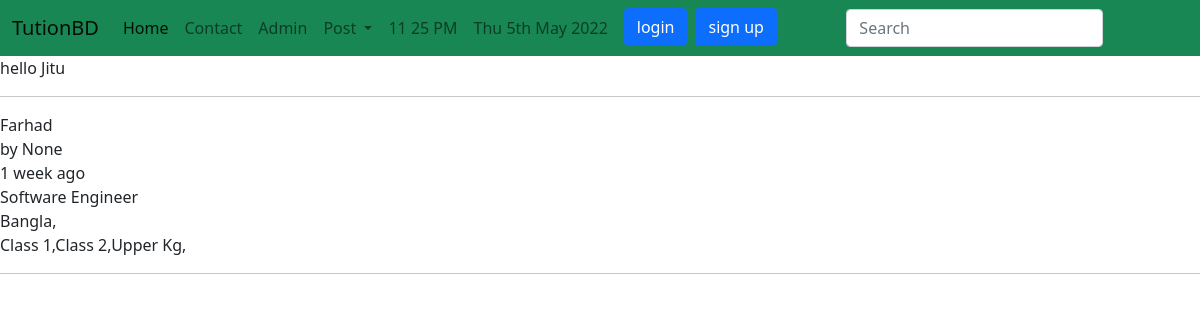
The page /tuition/postdetails/1/ on the database its author committed.
### tuition/models.py (models this page shows, shortened)
class Post(models.Model) :
    CATEGORY=(('Teacher','Teacher'),('Student','Student'))
    MEDIUM=(
        ('English','English'),
        ('Bangla','Bangla'),
        ('Math','Math'),
        ('Science','Science'),
        )
    user=models.ForeignKey(User,on_delete=models.CASCADE,blank=True, null=True)
    id=models.AutoField(primary_key=True)
    title=models.CharField(max_length=101)
    slug=models.CharField(max_length=100, default=title)
    email= models.EmailField()
    salary= models.FloatField()
    details= models.TextField()
    available=models.BooleanField()
    category=models.CharField(max_length=100,choices=CATEGORY)
    medium=MultiSelectField(max_length=100,max_choices=5,choices=MEDIUM,default='Bangla')
    subject=models.ManyToManyField(Subject, related_name="subject_set")
    class_in=models.ManyToManyField(Class_in, related_name="class_in_set")
    created_at=models.DateTimeField(default=now)
    image= models.ImageField(default='default.jpg',upload_to='tuition/images')
    def get_subject_list(self):
        sub=self.subject.all()
        subjects=""
        for s in sub:
            subjects=subjects+str(s.name)+","
        return subjects
    def get_class_list(self):
        sub=self.class_in.all()
        classes=""
        for c in sub:
            classes=classes+str(c.name)+","
        return classes
    def get_proper_case(self):
        return self.title.title()
    objects=models.Manager()
    items=PostManager()

class Subject(models.Model):
    name = models.CharField(max_length=100)

class Class_in(models.Model):
    name = models.CharField(max_length=100)

### tuition/views.py (the view)
# urls.py: path('postdetails/<int:pk>/', PostDetailsView.as_view() , name="postdetails"),
class PostDetailsView(DetailView):
    model=Post
    template_name='tuition/postdetailsview.html'
    def get_context_data(self, *args,**kwargs):
        context= super().get_context_data(*args,**kwargs)
        context['post']=context.get('object')
        context['msg']='hello Jitu'
        return context

### templates/tuition/postdetailsview.html (shortened to what this page needs)
{% extends 'basic.html' %} {% block body %} {% load humanize %}
{{msg}}
<hr>
{{post.get_proper_case}}<br>
by {{post.user}} <br> {{post.created_at | naturaltime}}<br>
{{post.details}}<br>
{{post.get_subject_list}}<br>
{{post.get_class_list}}<br>
<hr>
 {% endblock body %}

### rows shown on the page
Post: get_proper_case "Farhad", user "None", created_at "1 week ago", details "Software Engineer", get_subject_list "Bangla,", get_class_list "Class 1,Class 2,Upper Kg,"

### other values the page prints
{{ msg }} "hello Jitu"
